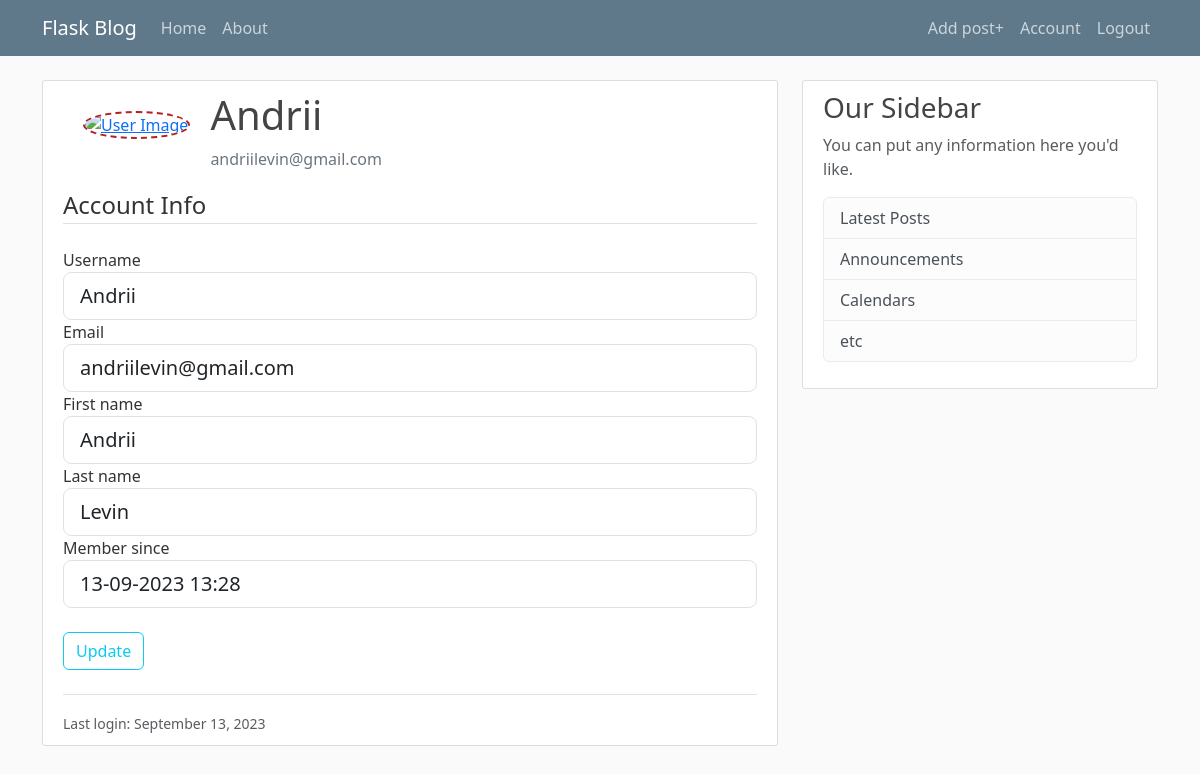
/account (signed in), run on the app's committed database.
### flaskblog/models.py (models this page shows, shortened)
class User(db.Model, UserMixin):
    __tablename__ = 'users'
    id = db.Column(db.Integer, primary_key=True)
    active = db.Column('is_active', db.Boolean(), nullable=False, server_default='1')
    username = db.Column(db.String(20), unique=True, nullable=False)
    email = db.Column(db.String(120, collation='NOCASE'), unique=True, nullable=False)
    email_confirmed_at = db.Column(db.DateTime(), default=None)
    confirmed = db.Column(db.Boolean, default=False)
    password_hash = db.Column(db.String(128))
    first_name = db.Column(db.String(50), default=None)
    last_name = db.Column(db.String(50), default=None)
    image_data = db.Column(db.LargeBinary)
    image_filename = db.Column(db.String(255))
    image_mimetype = db.Column(db.String(255))
    uploaded = db.Column(db.DateTime(), default=datetime.utcnow())
    member_since = db.Column(db.DateTime(), default=datetime.utcnow())  # we will use moments.js af
    last_seen = db.Column(db.DateTime(), default=datetime.utcnow())
    posts = db.relationship('Post',
                            backref='author',
                            lazy='dynamic',
                            cascade='all, delete-orphan')
    @property
    def password(self):
        raise AttributeError('password is not a readable attribute')

### flaskblog/routes.py (the view, shortened to what this page needs)
@app.route('/account', methods=['POST', 'GET'])
@login_required
def account():
    form = UpdateAccountForm(obj=current_user)
    return render_template('account.html', title='Account', form=form)

### flaskblog/forms.py (shortened to what this page needs)
class UpdateAccountForm(FlaskForm):
    username = StringField('Username', validators=[DataRequired(), Length(min=4, max=20, message='Name is too short')])
    email = EmailField('Email',
                       validators=[DataRequired(), Length(min=4, max=50, message='Email is too short'), Email()])
    first_name = StringField('First name')
    last_name = StringField('Last name')
    member_since = DateTimeField('Member since', format='%d-%m-%Y %H:%M')
    submit = SubmitField('Update')
    def __init__(self, *args, **kwargs):
        super(UpdateAccountForm, self).__init__(*args, **kwargs)

### flaskblog/models.py (called while the page is built)
@login_manager.user_loader
def get_user(user_id):
    return User.query.get(int(user_id))

### flaskblog/templates/account.html (shortened to what this page needs)
{% extends 'layout.html' %}
{% from "_util.html" import render_field %}
{% block content %}
<div class="content-section">
    <div class="media d-flex ">
        <a href="{{url_for('upload_image')}}"><img class="rounded-circle account-img" src="{{ url_for('user_image', user_id=current_user.id) }}"
                alt="User Image">
                </a>
        <div class="media-body">
            <h2 class="account-heading">{{current_user.username}}</h2>
            <p class="text-secondary">{{current_user.email}}</p>
        </div>
    </div>
    <form action="" method="post">
        <fieldset class="form-group">
            <legend class="border-bottom mb-4">Account Info</legend>
            {{ render_field(form.username, placeholder="Username") }}
            {{ render_field(form.email, placeholder="Email") }}
            {{ render_field(form.first_name, placeholder="First name") }}
            {{ render_field(form.last_name, placeholder="Last name") }}
            {{ render_field(form.member_since, placeholder="Member since...") }}
        </fieldset>
        <div class="form-group">
            {{ form.submit(class="btn btn-outline-info mt-4 mb-4") }}
        </div>
        <div class="border-top pt-3">
            <small class="text-muted">
                Last login: {{ moment(current_user.member_since).format('LL') }}
            </small>
        </div>
    </form>
</div>
{% endblock content %}

### flaskblog/templates/layout.html (shortened to what this page needs)
<!DOCTYPE html>
<html lang="en">
<head>
    <link href="https://cdn.jsdelivr.net/npm/bootstrap@5.3.1/dist/css/bootstrap.min.css" rel="stylesheet"
>
    <link rel="stylesheet" type="text/css" href="{{ url_for('static', filename='/css/main.css')}}">
    <link rel="stylesheet" href="https://cdnjs.cloudflare.com/ajax/libs/cropperjs/1.6.0/cropper.min.css"
 />
</head>
<body>
    <header class="site-header">
        <nav class="navbar navbar-expand-md navbar-dark bg-steel fixed-top">
            <div class="container">
                <a class="navbar-brand mr-4" href="/">Flask Blog</a>
                <div class="collapse navbar-collapse" id="navbarToggle">
                    <div class="navbar-nav mr-auto">
                        <a class="nav-item nav-link" href="{{ url_for('home') }}">Home</a>
                        <a class="nav-item nav-link" href="{{ url_for('about') }}">About</a>
                    </div>
                    <div class="navbar-nav ms-auto">
                        {% if current_user.is_authenticated %}
                        <a class="nav-item nav-link" href="{{ url_for('new_post') }}">Add post+</a>
                        <a class="nav-item nav-link" href="{{ url_for('account') }}">Account</a>
                        <a class="nav-item nav-link" href="{{ url_for('logout') }}">Logout</a>
                        {% else %}
                        <a class="nav-item nav-link" href="{{ url_for('login') }}">Login</a>
                        <a class="nav-item nav-link" href="{{ url_for('register') }}">Register</a>
                        {% endif %}
                    </div>
                </div>
            </div>
        </nav>
    </header>
    <main role="main" class="container">
        <div class="row">
            <div class="col-md-8">
                {% block content %}{% endblock %}
            </div>
            <div class="col-md-4">
                <div class="content-section">
                    <h3>Our Sidebar</h3>
                    <p class='text-muted'>You can put any information here you'd like.
                    <ul class="list-group">
                        <li class="list-group-item list-group-item-light">Latest Posts</li>
                        <li class="list-group-item list-group-item-light">Announcements</li>
                        <li class="list-group-item list-group-item-light">Calendars</li>
                        <li class="list-group-item list-group-item-light">etc</li>
                    </ul>
                    </p>
                </div>
            </div>
        </div>
    </main>
</body>
</html>

### flaskblog/templates/_util.html
{% macro render_field(field) %}
    <div class="form-group">
        {% if field.label %}
         {{ field.label(class="form-control-label") }}
        {% endif %}
        {% if field.errors %}
        {{ field(class="form-control form-control-lg is-invalid",  **kwargs)|safe }}
                <div class="invalid-feedback">
                    {% for error in field.errors %}
                        <span>{{ error }}</span>
                    {% endfor %}
                </div>
                {% else %}
                {{ field(class="form-control form-control-lg", **kwargs) |safe }}
        {% endif %}
    </div>
{% endmacro %}

### flaskblog/static/css/main.css (style rules this page uses)
body { background: #fafafa; color: #333333; margin-top: 5rem; }
h1, h2, h3, h4, h5, h6 { color: #444444; }
.bg-steel { background-color: #5f788a; }
.site-header .navbar-nav .nav-link { color: #cbd5db; }
.content-section { background: #ffffff; padding: 10px 20px; border: 1px solid #dddddd; border-radius: 3px; margin-bottom: 20px; }
.account-img { height: 125px; width: 125px; margin-right: 20px; margin-bottom: 16px; border: 2px dashed #B22222; border-radius: 50%; margin: 20px; }
.account-heading { font-size: 2.5rem; }

### data on the page
User: username "Andrii", email "andriilevin@gmail.com", first_name "Andrii", last_name "Levin", member_since "13-09-2023 13:28", member_since "September 13, 2023"

### other printed values
{{ field.label(class="form-control-label") }} "Username Email First name Last name Member since"
